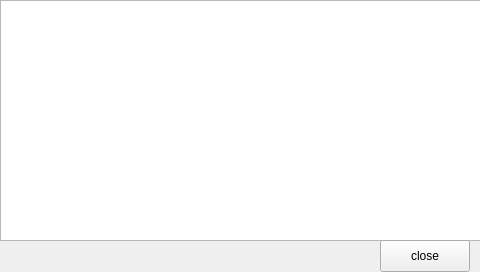
<?xml version="1.0" encoding="UTF-8"?>
<ui version="4.0">
 <class>Appliance</class>
 <widget class="QWidget" name="Appliance">
  <property name="geometry">
   <rect>
    <x>0</x>
    <y>0</y>
    <width>480</width>
    <height>272</height>
   </rect>
  </property>
  <property name="cursor">
   <cursorShape>ArrowCursor</cursorShape>
  </property>
  <property name="windowTitle">
   <string>Form</string>
  </property>
  <widget class="QTextBrowser" name="TextBrowser">
   <property name="geometry">
    <rect>
     <x>0</x>
     <y>0</y>
     <width>491</width>
     <height>241</height>
    </rect>
   </property>
   <property name="cursor" stdset="0">
    <cursorShape>ArrowCursor</cursorShape>
   </property>
  </widget>
  <widget class="QPushButton" name="closeButton">
   <property name="geometry">
    <rect>
     <x>380</x>
     <y>240</y>
     <width>90</width>
     <height>32</height>
    </rect>
   </property>
   <property name="cursor">
    <cursorShape>ArrowCursor</cursorShape>
   </property>
   <property name="text">
    <string>close</string>
   </property>
  </widget>
 </widget>
 <resources/>
 <connections/>
</ui>
